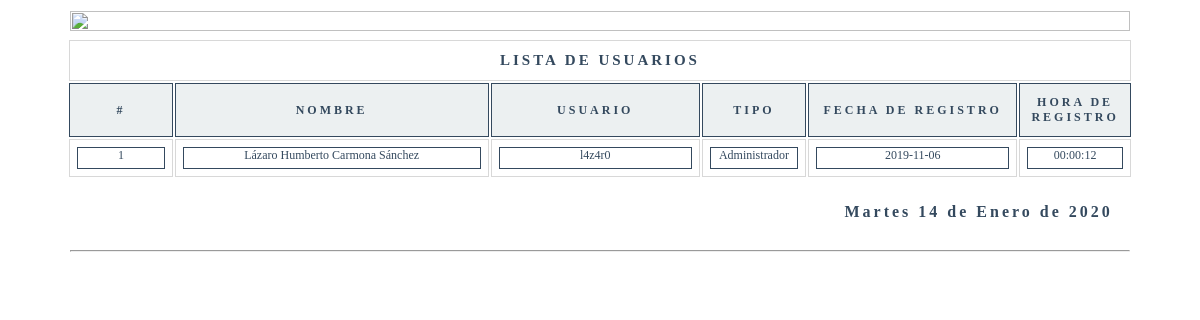
The app's page /mUsuarios/res/listaUsuarios.php with its own data.
### tables this page shows
CREATE TABLE `usuarios` (
  `id_usuario` int(11) NOT NULL auto_increment,
  `usuario` text,
  `contra` text,
  `id_persona` int(11) default NULL,
  `id_registro` int(11) default NULL,
  `pvez` int(11) default NULL,
  `fecha_registro` date default NULL,
  `hora_registro` time default NULL,
  `tipo_usuario` text,
  `idCategoria` int(255) default NULL,
  `activo` int(11) default NULL,
  PRIMARY KEY  (`id_usuario`)
);

### funcionesPHP/fechaEspanol.php (called while the page is built)
<?php
function fechaCastellano ($fecha) {
    $fecha = substr($fecha, 0, 10);
    $numeroDia = date('d', strtotime($fecha));
    $dia = date('l', strtotime($fecha));
    $mes = date('F', strtotime($fecha));
    $anio = date('Y', strtotime($fecha));
    $dias_ES = array("Lunes", "Martes", "Miércoles", "Jueves", "Viernes", "Sábado", "Domingo");
    $dias_EN = array("Monday", "Tuesday", "Wednesday", "Thursday", "Friday", "Saturday", "Sunday");
    $nombredia = str_replace($dias_EN, $dias_ES, $dia);
  $meses_ES = array("Enero", "Febrero", "Marzo", "Abril", "Mayo", "Junio", "Julio", "Agosto", "Septiembre", "Octubre", "Noviembre", "Diciembre");
    $meses_EN = array("January", "February", "March", "April", "May", "June", "July", "August", "September", "October", "November", "December");
    $nombreMes = str_replace($meses_EN, $meses_ES, $mes);
    return $nombredia." ".$numeroDia." de ".$nombreMes." de ".$anio;
  }
?>

### mUsuarios/res/listaUsuarios.php (the view, shortened to what this page needs)
<?php
include'../conexion/conexion.php';
include'../funcionesPHP/fechaEspanol.php';
$consulta=mysql_query("SELECT
                            usuarios.usuario,
                            usuarios.tipo_usuario,
                            usuarios.fecha_registro,
                            usuarios.hora_registro,
                            CONCAT(personas.nombre,' ',personas.ap_paterno,' ',personas.ap_materno) AS Nombre
                        FROM
                            personas
                        INNER JOIN usuarios ON usuarios.id_persona = personas.id_persona AND usuarios.activo=1
                            ",$conexion) or die (mysql_error());
$fecha=date("Y-m-d");
$fechaEspanol=fechaCastellano($fecha);
 ?>
<table border="0">
    <col style="width: 100%" class="col1">
    <tr>
        <td>
            <img src="../img/encabezado.jpg" alt="">
        </td>
    </tr>
</table>
<table border="0">
    <col style="width: 10%">
    <col style="width: 10%">
    <col style="width: 10%">
    <col style="width: 10%">
    <col style="width: 10%">
    <col style="width: 10%">
    <col style="width: 10%">
    <col style="width: 10%">
    <col style="width: 10%">
    <col style="width: 10%">
    <tr border="0">
        <td></td>
        <td></td>
        <td></td>
        <td></td>
        <td></td>
        <td></td>
        <td></td>
        <td></td>
        <td></td>
        <td></td>
    </tr>
    <tr >
        <td  colspan="10" class="encabezado">
            LISTA DE USUARIOS
        </td>
    </tr>
    <tr >
        <td  colspan="1" class="titular">
            #
        </td>
        <td  colspan="3" class="titular">
            Nombre
        </td>
        <td  colspan="2" class="titular">
            usuario
        </td>
        <td  colspan="1" class="titular">
            Tipo
        </td>
        <td  colspan="2" class="titular">
            Fecha de registro
        </td>
        <td  colspan="1" class="titular">
            Hora de Registro
        </td>
    </tr>
    <?php
        $n=1;
        while($row=mysql_fetch_row($consulta)){
            $usuario    = $row[0];
            $tipo       = $row[1];
            $fecha_reg  = $row[2];
            $hora       = $row[3];
            $nombre     = $row[4];
    ?>
        <tr >
            <td  colspan="1" class="borde">
                <p class="parrafo">
                    <?php echo $n; ?>
                </p>
            </td>
            <td  colspan="3" class="borde">
                <p class="parrafo">
                    <?php echo $nombre; ?>
                </p>
            </td>
            <td  colspan="2" class="borde">
                <p class="parrafo">
                    <?php echo $usuario; ?>
                </p>
            </td>
            <td  colspan="1" class="borde">
                <p class="parrafo">
                    <?php echo $tipo; ?>
                </p>
            </td>
            <td  colspan="2" class="borde">
                <p class="parrafo">
                    <?php echo $fecha_reg; ?>
                </p>
            </td>
            <td  colspan="1" class="borde">
                <p class="parrafo">
                    <?php echo $hora; ?>
                </p>
            </td>
        </tr>
    <?php
        $n++;
        }
    ?>
</table>
<table>
<col style="width: 10%">
    <col style="width: 10%">
    <col style="width: 10%">
    <col style="width: 10%">
    <col style="width: 10%">
    <col style="width: 10%">
    <col style="width: 10%">
    <col style="width: 10%">
    <col style="width: 10%">
    <col style="width: 10%">
    <tr border="0">
        <td></td>
        <td></td>
        <td></td>
        <td></td>
        <td></td>
        <td></td>
        <td></td>
        <td></td>
        <td></td>
        <td></td>
    </tr>
    <tr >
        <td  colspan="10" class="fecha">
            <strong><?php echo "$fechaEspanol"; ?></strong>
        </td>
    </tr>
    <tr>
        <td  colspan="10" align="center">
            <hr>
        </td>
    </tr>
</table>

### mUsuarios/res/listaUsuarios.php (style rules this page uses)
table { width: 90%; margin:auto; }
td.borde { text-align: center; border: solid 1px #D8D8D8; padding: 2px; text-align: center; }
td.titular { text-align: center; border: solid 1px #34495e; background: #ecf0f1; color:#34495e; font-weight: bold; text-transform: uppercase; letter-spacing: 3px; padding: 11px; font-size:12px; }
p.parrafo { border: solid 1px #34495e; color:#34495e; font-size:12px; margin:5px; padding:0px 0px 5px 0px; }
td.encabezado { text-align: center; color:#34495e; font-weight: bold; text-transform: uppercase; letter-spacing: 3px; padding: 11px; font-size:15px; border: solid 1px #D8D8D8; }
td.fecha { text-align: right; border: solid 0px #34495e; background: #ffffff; color:#34495e; letter-spacing: 3px; padding: 18px; }
img { width: 100%; }

### records on screen
usuarios: nombre "Lázaro Humberto Carmona Sánchez", usuario "l4z4r0", tipo_usuario "Administrador", fecha_registro "2019-11-06", hora_registro "00:00:12"

### other values on screen
$fechaEspanol "Martes 14 de Enero de 2020"
